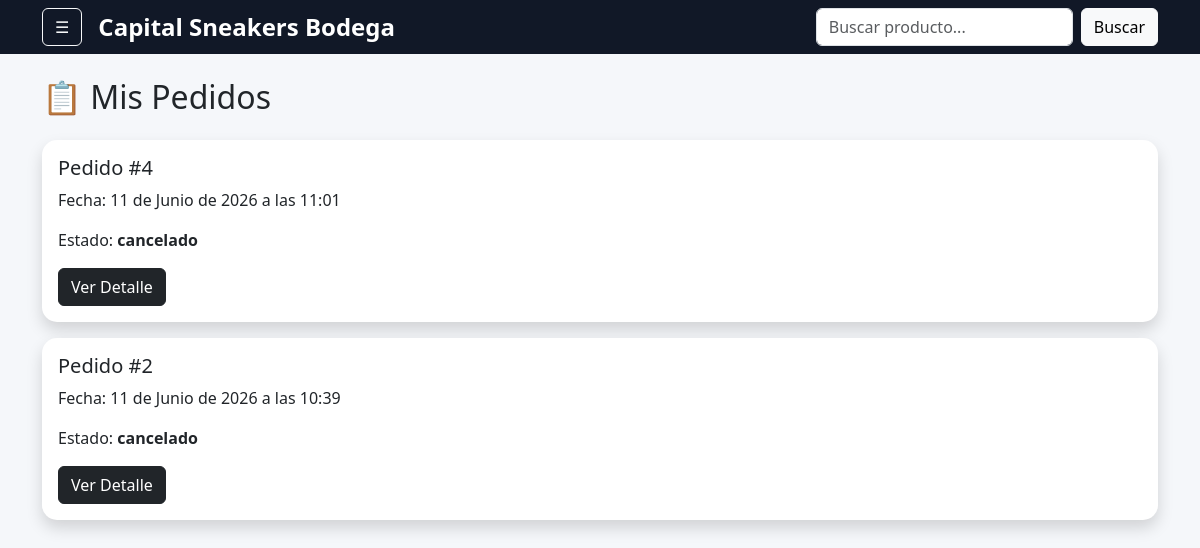
The page /pedidos/resumen/ (signed in) on the database its author committed.
### pedidos/models.py (models this page shows, shortened)
class Pedido(models.Model):
    ESTADOS = (
    ('pendiente', 'Pendiente'),
    ('aprobado', 'Aprobado'),
    ('entregado', 'Entregado'),
    ('pagado', 'Pagado'),
    ('devuelto', 'Devuelto'),
    ('cancelado', 'Cancelado'),
)
    cliente = models.ForeignKey(
        User,
        on_delete=models.CASCADE
    )
    fecha = models.DateTimeField(
        auto_now_add=True
    )
    estado = models.CharField(
        max_length=20,
        choices=ESTADOS,
        default='pendiente'
    )

### pedidos/views.py (the view)
@login_required
def resumen_pedidos(request):
    pedidos = Pedido.objects.filter(
        cliente=request.user
    ).order_by('-fecha')
    return render(
        request,
        'pedidos/resumen.html',
        {
            'pedidos': pedidos
        }
    )

### accounts/context_processors.py (called while the page is built)
def balance_cliente(request):
    if not request.user.is_authenticated:
        return {}
    pedidos = Pedido.objects.filter(
        cliente=request.user
    ).exclude(
        estado='cancelado'
    ).exclude(
        estado='pagado'
    )
    total = 0
    for pedido in pedidos:
        for item in pedido.detalles.all():
            total += item.subtotal()
    return {
        'balance_hoy': total
    }

### templates/pedidos/resumen.html
{% extends 'base.html' %}
{% block content %}
<h2 class="mb-4">
📋 Mis Pedidos
</h2>
{% for pedido in pedidos %}
<div class="card shadow mb-3">
    <div class="card-body">
        <h5>
            Pedido #{{ pedido.id }}
        </h5>
        <p>
            Fecha:
            {{ pedido.fecha }}
        </p>
        <p>
            Estado:
            <strong>
                {{ pedido.estado }}
            </strong>
        </p>
        <a
        href="{% url 'detalle_pedido' pedido.id %}"
        class="btn btn-dark">
            Ver Detalle
        </a>
    </div>
</div>
{% empty %}
<div class="alert alert-info">
    No tienes pedidos registrados.
</div>
{% endfor %}
{% endblock %}

### templates/base.html (style rules this page uses)
body { background:#f5f7fa; }
.card { border:none; border-radius:15px; overflow:hidden; }

### rows shown on the page
Pedido: id "4", fecha "11 de Junio de 2026 a las 11:01", estado "cancelado"
Pedido: id "2", fecha "11 de Junio de 2026 a las 10:39", estado "cancelado"
